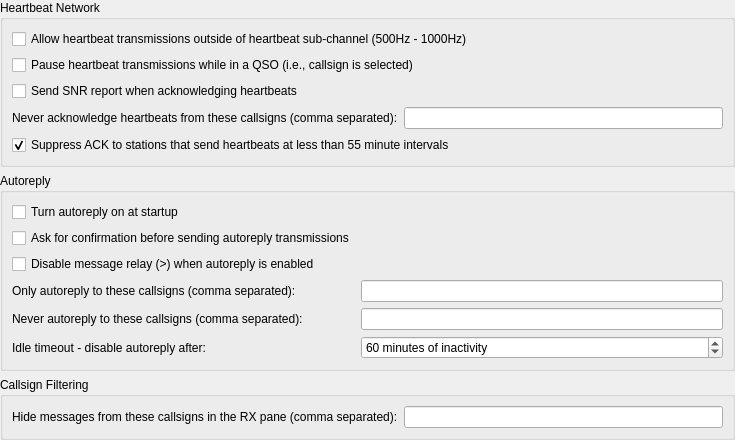
             <widget class="QWidget" name="scrollAreaWidgetContents_8">
              <property name="geometry">
               <rect>
                <x>0</x>
                <y>0</y>
                <width>735</width>
                <height>377</height>
               </rect>
              </property>
              <layout class="QVBoxLayout" name="verticalLayout_16">
               <property name="leftMargin">
                <number>0</number>
               </property>
               <property name="topMargin">
                <number>0</number>
               </property>
               <property name="rightMargin">
                <number>0</number>
               </property>
               <property name="bottomMargin">
                <number>0</number>
               </property>
               <item>
                <widget class="QGroupBox" name="groupBox_13">
                 <property name="title">
                  <string>Heartbeat Network</string>
                 </property>
                 <layout class="QVBoxLayout" name="verticalLayout_34">
                  <item>
                   <widget class="QCheckBox" name="heartbeat_anywhere_check_box">
                    <property name="text">
                     <string>Allow heartbeat transmissions outside of heartbeat sub-channel (500Hz - 1000Hz)</string>
                    </property>
                   </widget>
                  </item>
                  <item>
                   <widget class="QCheckBox" name="heartbeat_qso_pause_check_box">
                    <property name="text">
                     <string>Pause heartbeat transmissions while in a QSO (i.e., callsign is selected)</string>
                    </property>
                   </widget>
                  </item>
                  <item>
                   <widget class="QCheckBox" name="heartbeat_ack_snr_check_box">
                    <property name="visible">
                     <bool>false</bool>
                    </property>
                    <property name="text">
                     <string>Send SNR report when acknowledging heartbeats</string>
                    </property>
                   </widget>
                  </item>
                  <item>
                   <layout class="QFormLayout" name="formLayout_16">
                    <property name="fieldGrowthPolicy">
                     <enum>QFormLayout::FieldGrowthPolicy::ExpandingFieldsGrow</enum>
                    </property>
                    <property name="formAlignment">
                     <set>Qt::AlignmentFlag::AlignLeading|Qt::AlignmentFlag::AlignLeft|Qt::AlignmentFlag::AlignTop</set>
                    </property>
                    <property name="bottomMargin">
                     <number>0</number>
                    </property>
                    <item row="0" column="0">
                     <widget class="QLabel" name="label_26">
                      <property name="text">
                       <string>Never acknowledge heartbeats from these callsigns (comma separated):</string>
                      </property>
                     </widget>
                    </item>
                    <item row="0" column="1">
                     <widget class="QLineEdit" name="hb_blacklist_line_edit"/>
                    </item>
                   </layout>
                  </item>
                  <item>
                   <widget class="QCheckBox" name="hb_rate_limit_check_box">
                    <property name="text">
                     <string>Suppress ACK to stations that send heartbeats at less than 55 minute intervals</string>
                    </property>
                    <property name="checked">
                     <bool>true</bool>
                    </property>
                   </widget>
                  </item>
                 </layout>
                </widget>
               </item>
               <item>
                <widget class="QGroupBox" name="groupBox_9">
                 <property name="title">
                  <string>Autoreply</string>
                 </property>
                 <layout class="QFormLayout" name="formLayout">
                  <item row="0" column="0">
                   <widget class="QCheckBox" name="autoreply_on_check_box">
                    <property name="text">
                     <string>Turn autoreply on at startup</string>
                    </property>
                   </widget>
                  </item>
                  <item row="2" column="0">
                   <widget class="QCheckBox" name="relay_disabled_check_box">
                    <property name="text">
                     <string>Disable message relay (&gt;) when autoreply is enabled</string>
                    </property>
                   </widget>
                  </item>
                  <item row="3" column="0">
                   <widget class="QLabel" name="label_23">
                    <property name="text">
                     <string>Only autoreply to these callsigns (comma separated):</string>
                    </property>
                   </widget>
                  </item>
                  <item row="3" column="1">
                   <widget class="QLineEdit" name="auto_whitelist_line_edit"/>
                  </item>
                  <item row="4" column="0">
                   <widget class="QLabel" name="label_15">
                    <property name="text">
                     <string>Never autoreply to these callsigns (comma separated):</string>
                    </property>
                   </widget>
                  </item>
                  <item row="4" column="1">
                   <widget class="QLineEdit" name="auto_blacklist_line_edit"/>
                  </item>
                  <item row="5" column="0">
                   <widget class="QLabel" name="label_10">
                    <property name="text">
                     <string>Idle timeout - disable autoreply after:</string>
                    </property>
                    <property name="buddy">
                     <cstring>tx_watchdog_spin_box</cstring>
                    </property>
                   </widget>
                  </item>
                  <item row="5" column="1">
                   <widget class="QSpinBox" name="tx_watchdog_spin_box">
                    <property name="toolTip">
                     <string>&lt;html&gt;&lt;head/&gt;&lt;body&gt;&lt;p&gt;Number of minutes before unattended heartbeat transmissions are aborted.&lt;/p&gt;&lt;/body&gt;&lt;/html&gt;</string>
                    </property>
                    <property name="specialValueText">
                     <string>Disabled</string>
                    </property>
                    <property name="suffix">
                     <string> minutes of inactivity</string>
                    </property>
                    <property name="prefix">
                     <string/>
                    </property>
                    <property name="minimum">
                     <number>0</number>
                    </property>
                    <property name="maximum">
                     <number>1440</number>
                    </property>
                    <property name="singleStep">
                     <number>1</number>
                    </property>
                    <property name="value">
                     <number>60</number>
                    </property>
                   </widget>
                  </item>
                  <item row="1" column="0">
                   <widget class="QCheckBox" name="autoreply_confirmation_check_box">
                    <property name="text">
                     <string>Ask for confirmation before sending autoreply transmissions</string>
                    </property>
                   </widget>
                  </item>
                 </layout>
                </widget>
               </item>
               <item>
                <widget class="QGroupBox" name="groupBox_callsign_filtering">
                 <property name="title">
                  <string>Callsign Filtering</string>
                 </property>
                 <layout class="QFormLayout" name="formLayout_callsign_filtering">
                  <property name="fieldGrowthPolicy">
                   <enum>QFormLayout::FieldGrowthPolicy::ExpandingFieldsGrow</enum>
                  </property>
                  <item row="0" column="0">
                   <widget class="QLabel" name="rx_blocklist_label">
                    <property name="text">
                     <string>Hide messages from these callsigns in the RX pane (comma separated):</string>
                    </property>
                   </widget>
                  </item>
                  <item row="0" column="1">
                   <widget class="QLineEdit" name="rx_blocklist_line_edit"/>
                  </item>
                 </layout>
                </widget>
               </item>
               <item>
                <spacer name="verticalSpacer_18">
                 <property name="orientation">
                  <enum>Qt::Orientation::Vertical</enum>
                 </property>
                 <property name="sizeHint" stdset="0">
                  <size>
                   <width>20</width>
                   <height>220</height>
                  </size>
                 </property>
                </spacer>
               </item>
              </layout>
             </widget>
